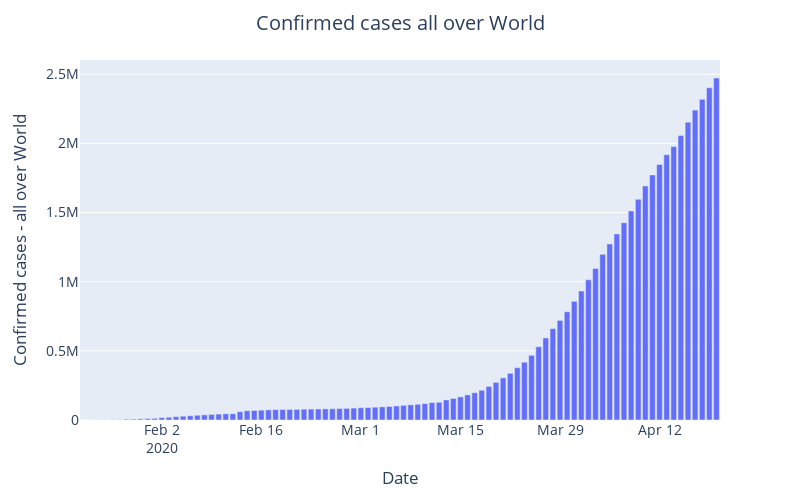
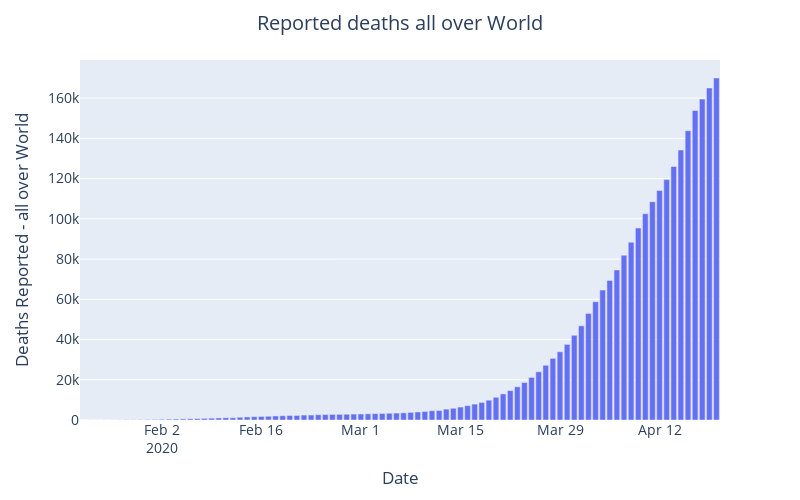
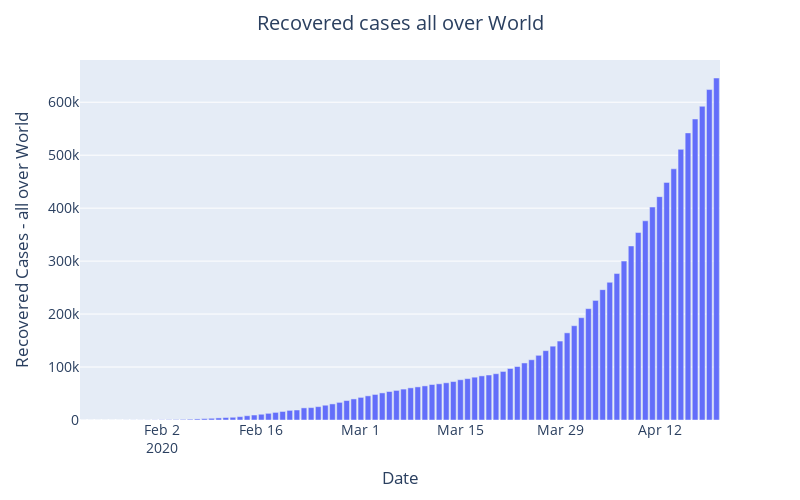
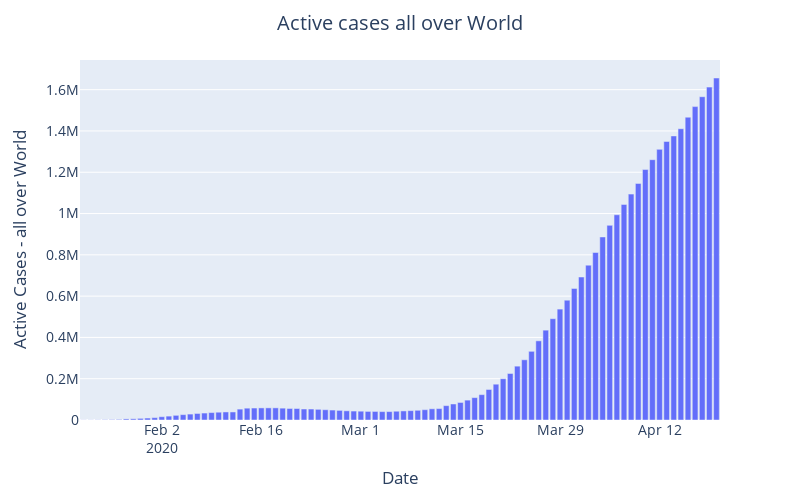

Notebook code for these charts, in order:
### Code cell
plotDailyReportedCasesOverTime(global_data_over_time, "all over World")
